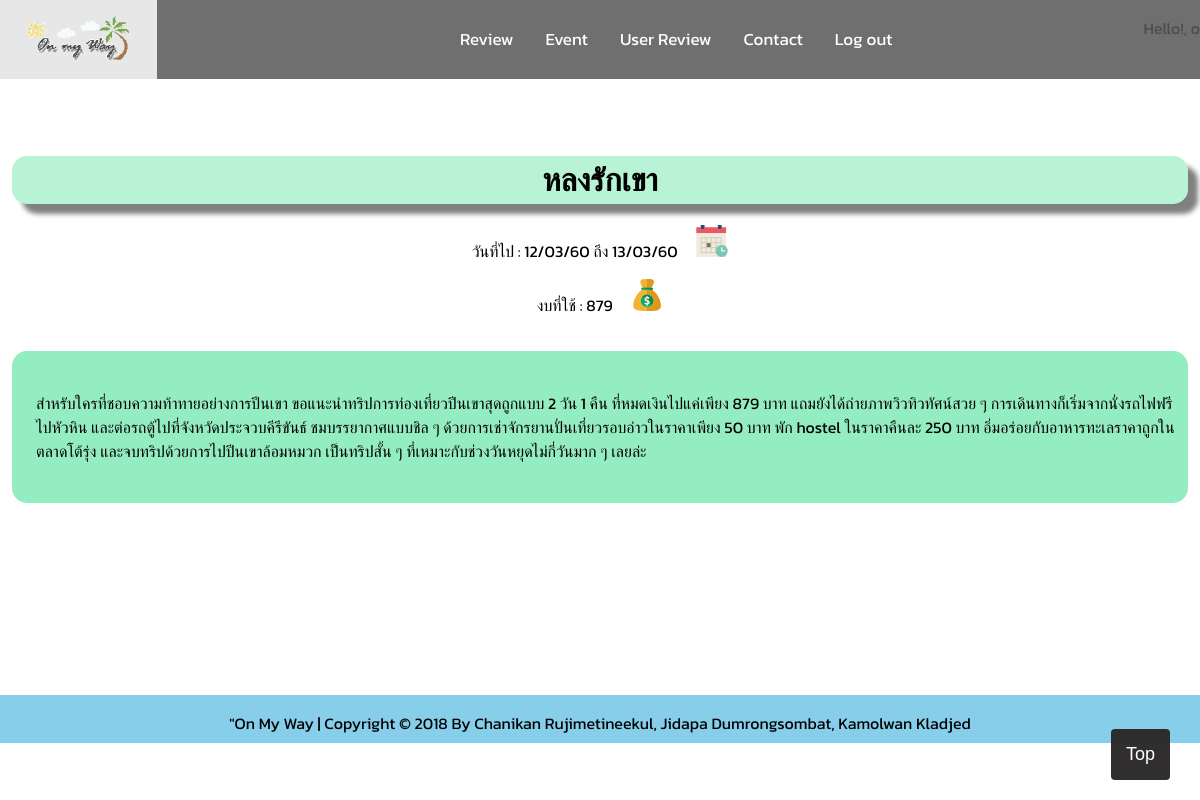
The app's page /detail/หลงรักเขา (signed in) with its own data.
### webinfo/models.py (models this page shows, shortened)
class ReviewByUser(db.Model):
    go_date= db.Column(db.String(10), nullable=False, primary_key=False)
    back_date= db.Column(db.String(10), nullable=False, primary_key=False)
    message = db.Column(db.String(100000), nullable=False, primary_key=True)
    money = db.Column(db.String(10), nullable=False, primary_key=False)
    NameTrip = db.Column(db.String(255), nullable=False, primary_key=True)
    ImageName = db.Column(db.String(255), nullable=True, primary_key=False)

### webinfo/views.py (the view)
@app.route("/detail/<nametrip>")
def detail(nametrip):
    username = session.get('username', '')
    session['username'] = username
    trip = ReviewByUser.query.filter_by(NameTrip=nametrip).first() #nametrip คือค่าที่ส่งมาจากอีกหน้า
    tripname = trip.NameTrip                                        #NameTrip คือ Attribute ของตาราง ชื่อ ReviewByUser
    back_date = trip.back_date                                                      #nametrip เป็นชื่อตัวแปรที่เก็บค่าของอ็อบเจคที่ดึงดาต้าเบสขึ้นมา
    go_date = trip.go_date
    message = trip.message
    money = trip.money
    return render_template("detail.html", username=username ,topic=tripname,
    godate=go_date,backdate=back_date,detail=message,money=money) #ด้านหน้าคือค่าที่จะส่งไปอีกหน้า และด้านหลังคือค่าของหน้าเรา

### webinfo/templates/detail.html (shortened to what this page needs)
{% extends "nav.html" %}
{% block head %}
  {{ super() }}
{% endblock %}
{% block content %}
<center>
<div class="all">
<br><br>
<div class="head">
<h1>{{topic}}    </h1>
</div>
<div  >
  <div>
    <p>วันที่ไป : {{godate}} ถึง {{backdate}}&nbsp;&nbsp;&nbsp;&nbsp;      <img src="../static/img/calendar.png">    </p>
    <p>งบที่ใช้ : {{money}} &nbsp;&nbsp;&nbsp;  <img src="../static/img/money.png"></p>
  </div>
 </div>
  <br>
</center>
  <div class="content">
  <p>{{detail}}<p>
    </div>
{% endblock %}

### webinfo/static/css/nav.css (style rules this page uses)
body { margin: 0; height: 100%; }
p,h1,h2,h3,h4 { font-family: 'Kanit', sans-serif; }

### webinfo/templates/detail.html (style rules this page uses)
.head { margin-top: 10%; width: 98%; background-color: rgba(56, 221, 139, 0.356); border-radius: 15px; box-shadow: 10px 10px 5px grey; }
.content { width: 96%; background-color: rgba(56, 221, 139, 0.534); border-radius: 15px; margin-left: 1%; padding-left: 2%; padding-top: 2%; padding-bottom: 2%; margin-bottom: 20%; }

### records on screen
ReviewByUser: NameTrip "หลงรักเขา", go_date "12/03/60", back_date "13/03/60", money "879", message "สำหรับใครที่ชอบความท้าทายอย่างการปีนเขา ขอแนะนำทริปการท่องเที่ยวปีนเขาสุดถูกแบบ 2 วัน 1 คืน ที่หมดเงินไปแค่เพียง 879 บาท แถมยังได้ถ่ายภาพวิวทิวทัศน์สวย ๆ การเดินทางก็เริ่มจากนั่งรถไฟฟรีไปหัวหิน และต่อรถตู้ไปที่จังหวัดประจวบคีรีขันธ์ ชมบรรยากาศแบบชิล ๆ ด้วยการเช่าจักรยานปั่นเที่ยวรอบอ่าวในราคาเพียง 50 บาท พัก hostel ในราคาคืนละ 250 บาท อิ่มอร่อยกับอาหารทะเลราคาถูกในตลาดโต้รุ่ง และจบทริปด้วยการไปปีนเขาล้อมหมวก เป็นทริปสั้น ๆ ที่เหมาะกับช่วงวันหยุดไม่กี่วันมาก ๆ เลยล่ะ"

### other values on screen
{{ username }} "o"
